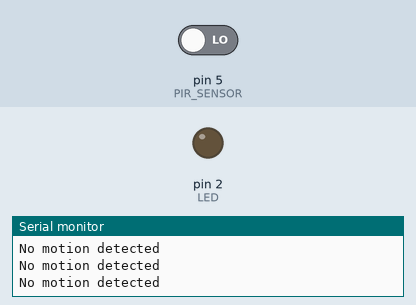
Simulated run of this sketch. Board: Arduino Uno, built with avr-gcc and run on an emulated ATmega328P. Parts: output pins drawn as LEDs (lit = HIGH), the last lines printed to the serial monitor. The test bench sets the inputs (shaded band); at power-on: pin 5 (PIR_SENSOR) LOW.

Above: at 12.8 s.
12.9 s: pin 5 (PIR_SENSOR) driven HIGH
At 13.3 s:
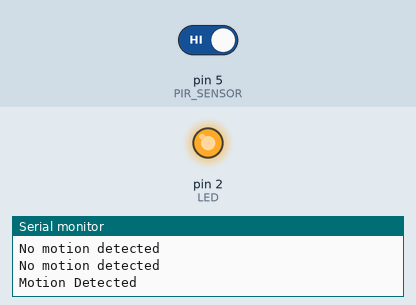
15.5 s: pin 5 (PIR_SENSOR) driven LOW
At 16.8 s:
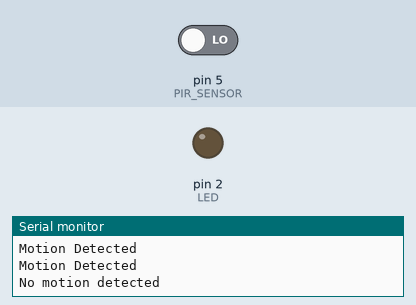
Timing chart, 0 to 18.5 s (numbered marks = the images above; inputs shaded):
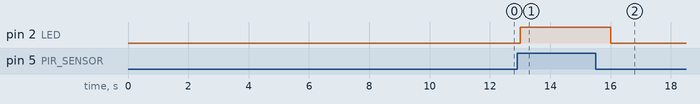

The sketch:

PIR_SENSOR.ino
```cpp
const int PIR_SENSOR = 5; // PIR sensor pin
const int LED = 2;         // LED pin

unsigned long lastMotionTime = 0;    // Stores the last motion detection time
const unsigned long debounceDelay = 200; // Debounce delay (200 ms)
const unsigned long warmupTime = 10000;  // PIR warm-up time (10 seconds)

bool isWarmupComplete = false;       // Flag to indicate PIR warm-up status
unsigned long startTime;             // Tracks the time since startup

void setup() {
  Serial.begin(115200);              // Initialize serial communication
  pinMode(PIR_SENSOR, INPUT);        // Set PIR sensor pin as input
  pinMode(LED, OUTPUT);              // Set LED pin as output

  digitalWrite(LED, LOW);            // Ensure the LED starts off
  startTime = millis();              // Store the current time
  Serial.println("PIR sensor warming up...");
}

void loop() {
  // Handle PIR warm-up
  if (!isWarmupComplete) {
    if (millis() - startTime > warmupTime) {
      isWarmupComplete = true;
      Serial.println("PIR sensor is ready!");
    }
    return; // Exit loop during warm-up
  }

  // Read the PIR sensor
  int pirValue = digitalRead(PIR_SENSOR);

  // Motion detection with debounce
  if (pirValue == HIGH && (millis() - lastMotionTime > debounceDelay)) {
    Serial.println("Motion Detected");
    digitalWrite(LED, HIGH); // Turn on the LED
    lastMotionTime = millis();
  } else if (pirValue == LOW) {
    Serial.println("No motion detected");
    digitalWrite(LED, LOW); // Turn off the LED
  }

  delay(1000); // Wait 1 second before checking again
}
```

Measured:
- after the input at 12.9 s, pin 2 (LED): LOW → HIGH after 0.10 s
- after the input at 15.5 s, pin 2 (LED): HIGH → LOW after 0.50 s
